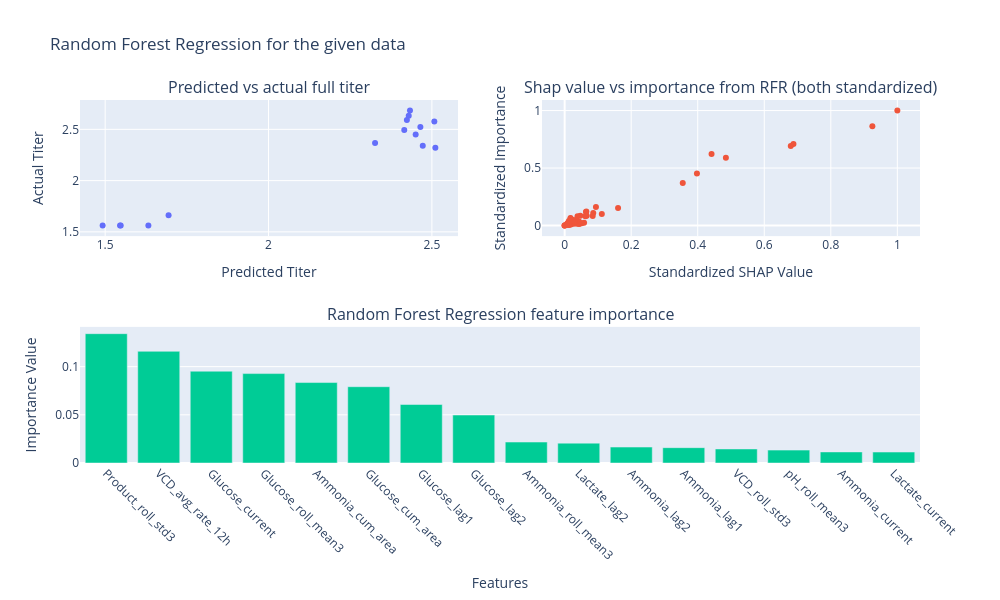

Notebook cell for this chart:
### Code cell
cp_75_model = training_random_forest_3(df_cp_75)

### Figure 1 — Plotly figure (JSON) as saved in the notebook; plotly's stock layout.template omitted (floating-point values rounded to 4 significant figures)
{"data": [{"mode": "markers", "type": "scatter", "x": [2.508, 2.416, 1.546, 2.433, 1.694, 2.326, 1.547, 2.429, 2.472, 2.424, 2.465, 1.492, 1.632, 2.45, 2.511], "xaxis": "x", "y": [2.576, 2.493, 1.561, 2.683, 1.662, 2.368, 1.561, 2.634, 2.341, 2.592, 2.523, 1.561, 1.561, 2.451, 2.321], "yaxis": "y"}, {"mode": "markers", "type": "scatter", "x": [1.0, 0.9249, 0.6877, 0.6797, 0.4846, 0.4416, 0.3976, 0.355, 0.1605, 0.1117, 0.09403, 0.08598, 0.08429, 0.06628, 0.06514, 0.06412, 0.06222, 0.05837, 0.05125, 0.04716, 0.04591, 0.04343, 0.04321, 0.04305, 0.03871, 0.03736, 0.03552, 0.03227, 0.03167, 0.02936, 0.02847, 0.02841, 0.02817, 0.02733, 0.02578, 0.02467, 0.01984, 0.01979, 0.01976, 0.01896, 0.0186, 0.01799, 0.01787, 0.01757, 0.0174, 0.01483, 0.01446, 0.01407, 0.014, 0.01364, 0.01276, 0.01269, 0.01175, 0.01132, 0.01123, 0.01092, 0.01082, 0.008458, 0.006837, 0.005822, 0.0, 0.0, 0.0], "xaxis": "x2", "y": [1.0, 0.8637, 0.7099, 0.6914, 0.5899, 0.6221, 0.4524, 0.3708, 0.1537, 0.0996, 0.1621, 0.1086, 0.08247, 0.08462, 0.1232, 0.1186, 0.08193, 0.0254, 0.02068, 0.08567, 0.01802, 0.01851, 0.03449, 0.01299, 0.0806, 0.01662, 0.03454, 0.04647, 0.02238, 0.02954, 0.04154, 0.02547, 0.01628, 0.04238, 0.02267, 0.04895, 0.01324, 0.02095, 0.0157, 0.04248, 0.01036, 0.06109, 0.01568, 0.06506, 0.02236, 0.007754, 0.02164, 0.01235, 0.0172, 0.01192, 0.008146, 0.04, 0.02066, 0.009525, 0.01037, 0.0225, 0.01243, 0.01935, 0.008257, 0.004266, 0.0, 0.0, 0.0], "yaxis": "y2"}, {"type": "bar", "x": ["Product_roll_std3", "VCD_avg_rate_12h", "Glucose_current", "Glucose_roll_mean3", "Ammonia_cum_area", "Glucose_cum_area", "Glucose_lag1", "Glucose_lag2", "Ammonia_roll_mean3", "Lactate_lag2", "Ammonia_lag2", "Ammonia_lag1", "VCD_roll_std3", "pH_roll_mean3", "Ammonia_current", "Lactate_current"], "xaxis": "x3", "y": [0.1342, 0.1159, 0.09527, 0.09279, 0.08349, 0.07917, 0.06072, 0.04976, 0.02175, 0.02062, 0.01654, 0.01591, 0.01457, 0.01337, 0.0115, 0.01136], "yaxis": "y3"}], "layout": {"annotations": [{"font": {"size": 16}, "showarrow": false, "text": "Predicted vs actual full titer", "x": 0.225, "xanchor": "center", "xref": "paper", "y": 1, "yanchor": "bottom", "yref": "paper"}, {"font": {"size": 16}, "showarrow": false, "text": "Shap value vs importance from RFR (both standardized)", "x": 0.775, "xanchor": "center", "xref": "paper", "y": 1, "yanchor": "bottom", "yref": "paper"}, {"font": {"size": 16}, "showarrow": false, "text": "Random Forest Regression feature importance", "x": 0.5, "xanchor": "center", "xref": "paper", "y": 0.375, "yanchor": "bottom", "yref": "paper"}], "height": 600, "showlegend": false, "title": {"text": "Random Forest Regression for the given data"}, "width": 1000, "xaxis": {"anchor": "y", "domain": [0, 0.45], "title": {"text": "Predicted Titer"}}, "xaxis2": {"anchor": "y2", "domain": [0.55, 1], "title": {"text": "Standardized SHAP Value"}}, "xaxis3": {"anchor": "y3", "domain": [0, 1], "tickangle": 45, "title": {"text": "Features"}}, "yaxis": {"anchor": "x", "domain": [0.625, 1], "title": {"text": "Actual Titer"}}, "yaxis2": {"anchor": "x2", "domain": [0.625, 1], "title": {"text": "Standardized Importance"}}, "yaxis3": {"anchor": "x3", "domain": [0, 0.375], "title": {"text": "Importance Value"}}}}
